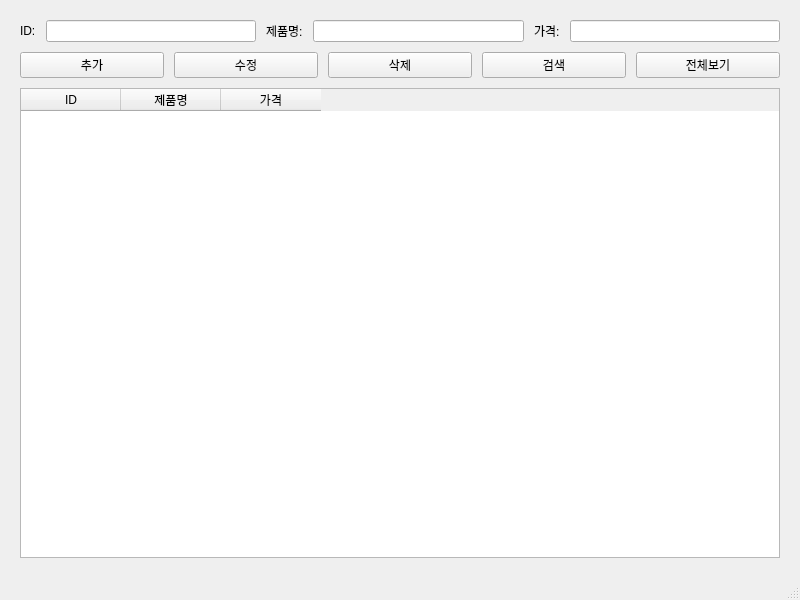
<?xml version="1.0" encoding="UTF-8"?>
<ui version="4.0">
 <class>MainWindow</class>
 <widget class="QMainWindow" name="MainWindow">
  <property name="geometry">
   <rect>
    <x>0</x>
    <y>0</y>
    <width>800</width>
    <height>600</height>
   </rect>
  </property>
  <property name="windowTitle">
   <string>전자제품 관리 시스템</string>
  </property>
  <widget class="QWidget" name="centralwidget">
   <layout class="QVBoxLayout" name="verticalLayout">
    <property name="spacing">
     <number>10</number>
    </property>
    <property name="leftMargin">
     <number>20</number>
    </property>
    <property name="topMargin">
     <number>20</number>
    </property>
    <property name="rightMargin">
     <number>20</number>
    </property>
    <property name="bottomMargin">
     <number>20</number>
    </property>
    <item>
     <layout class="QGridLayout" name="gridLayout">
      <item row="0" column="0">
       <widget class="QLabel" name="label">
        <property name="text">
         <string>ID:</string>
        </property>
       </widget>
      </item>
      <item row="0" column="1">
       <widget class="QLineEdit" name="txtId">
        <property name="readOnly">
         <bool>true</bool>
        </property>
       </widget>
      </item>
      <item row="0" column="2">
       <widget class="QLabel" name="label_2">
        <property name="text">
         <string>제품명:</string>
        </property>
       </widget>
      </item>
      <item row="0" column="3">
       <widget class="QLineEdit" name="txtName"/>
      </item>
      <item row="0" column="4">
       <widget class="QLabel" name="label_3">
        <property name="text">
         <string>가격:</string>
        </property>
       </widget>
      </item>
      <item row="0" column="5">
       <widget class="QLineEdit" name="txtPrice"/>
      </item>
     </layout>
    </item>
    <item>
     <layout class="QHBoxLayout" name="horizontalLayout">
      <item>
       <widget class="QPushButton" name="btnAdd">
        <property name="text">
         <string>추가</string>
        </property>
       </widget>
      </item>
      <item>
       <widget class="QPushButton" name="btnUpdate">
        <property name="text">
         <string>수정</string>
        </property>
       </widget>
      </item>
      <item>
       <widget class="QPushButton" name="btnDelete">
        <property name="text">
         <string>삭제</string>
        </property>
       </widget>
      </item>
      <item>
       <widget class="QPushButton" name="btnSearch">
        <property name="text">
         <string>검색</string>
        </property>
       </widget>
      </item>
      <item>
       <widget class="QPushButton" name="btnShowAll">
        <property name="text">
         <string>전체보기</string>
        </property>
       </widget>
      </item>
     </layout>
    </item>
    <item>
     <widget class="QTableWidget" name="tblProducts">
      <property name="columnCount">
       <number>3</number>
      </property>
      <column>
       <property name="text">
        <string>ID</string>
       </property>
      </column>
      <column>
       <property name="text">
        <string>제품명</string>
       </property>
      </column>
      <column>
       <property name="text">
        <string>가격</string>
       </property>
      </column>
     </widget>
    </item>
   </layout>
  </widget>
  <widget class="QStatusBar" name="statusbar"/>
 </widget>
 <resources/>
 <connections/>
</ui>
